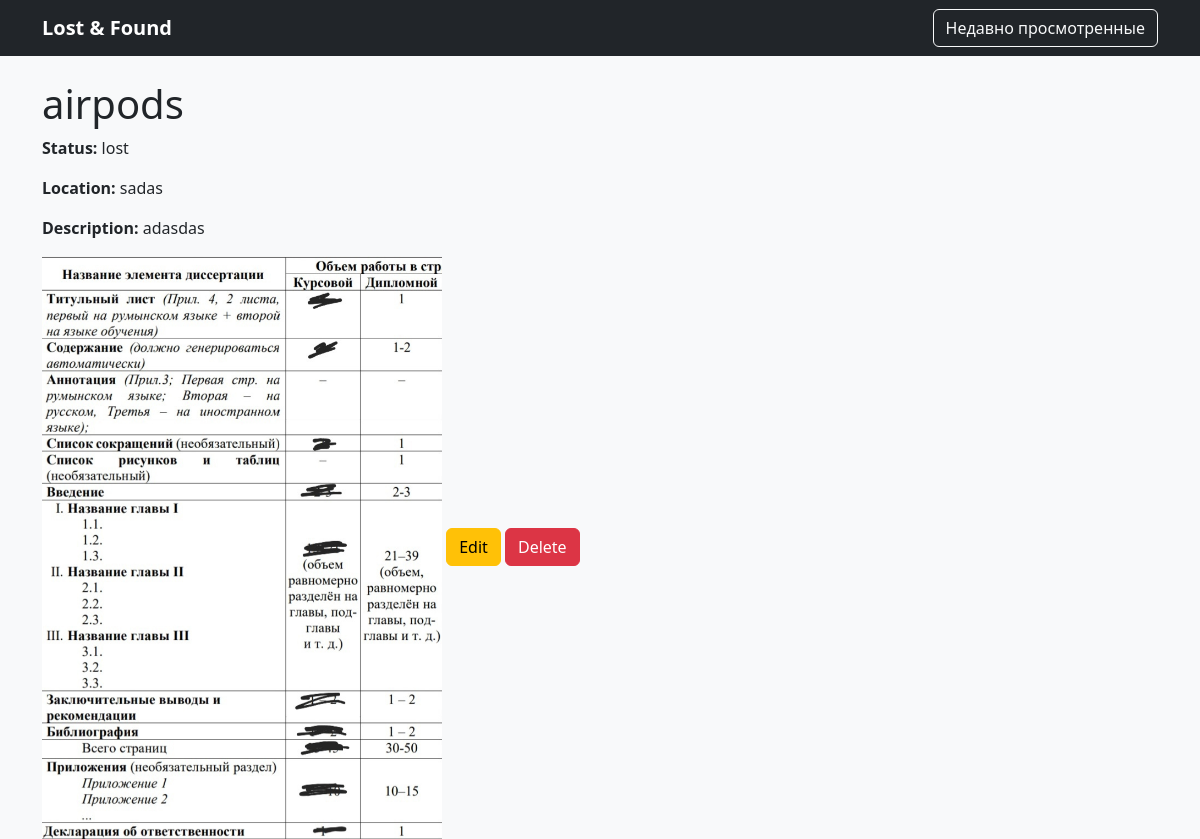
/items/3/ (signed in), run on the app's committed database.
### lost_and_found_app/models.py (models this page shows, shortened)
class Item(models.Model):
    STATUS_CHOICES = [
        ('lost', 'Lost'),
        ('found', 'Found'),
    ]
    title = models.CharField(max_length=200)
    description = models.TextField()
    category = models.ForeignKey(Category, on_delete=models.CASCADE)
    location = models.CharField(max_length=255)
    status = models.CharField(max_length=5, choices=STATUS_CHOICES)
    date_posted = models.DateTimeField(auto_now_add=True)
    user = models.ForeignKey(User, on_delete=models.CASCADE)
    is_approved = models.BooleanField(default=False)
    image = models.ImageField(upload_to='items/', blank=True, null=True)  # Новое поле

### lost_and_found_app/views.py (the view)
# urls.py: path('items/<int:item_id>/', item_detail, name='item_detail'),
@login_required
def item_detail(request, item_id):
    item = get_object_or_404(Item, id=item_id)
    recently_viewed = request.session.get('recently_viewed', [])
    if item_id not in recently_viewed:
        recently_viewed.append(item_id)
        if len(recently_viewed) > 5:
            recently_viewed = recently_viewed[-5:]
        request.session['recently_viewed'] = recently_viewed
    return render(request, 'item_detail.html', {'item': item})

### lost_and_found_app/templates/item_detail.html
{% extends 'base.html' %}
{% block content %}
<h1>{{ item.title }}</h1>
<p><strong>Status:</strong> {{ item.status }}</p>
<p><strong>Location:</strong> {{ item.location }}</p>
<p><strong>Description:</strong> {{ item.description }}</p>
{% if item.image %}
    <img src="{{ item.image.url }}" alt="{{ item.title }}" style="max-width: 400px;">
{% endif %}
<a href="{% url 'item_update' item.id %}" class="btn btn-warning">Edit</a>
<a href="{% url 'item_delete' item.id %}" class="btn btn-danger">Delete</a>
{% endblock %}

### static/css/styles.css (style rules this page uses)
body { background-color: #f8f9fa; }

### data on the page
Item: title "airpods", status "lost", location "sadas", description "adasdas", image (picture)
